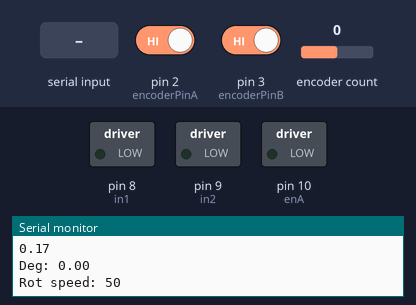
Simulated run of this sketch. Board: Arduino Uno, built with avr-gcc and run on an emulated ATmega328P. Shown: switched loads named in the sketch (green lamp = pin HIGH), the last lines printed to the serial monitor. The test bench sets the inputs (shaded band); at power-on: pin 2 (encoderPinA) HIGH, pin 3 (encoderPinB) HIGH, encoder count 0.

Above: at 1.2 s.
1.3 s: "90,45\n" received over Serial
At 3.5 s:
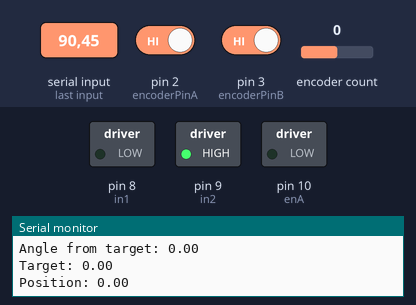
3.8 s: "30,150\n" received over Serial
At 4.6 s:
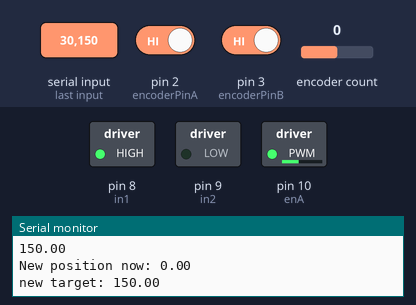
6.3 s: "200\n" received over Serial
At 6.6 s:
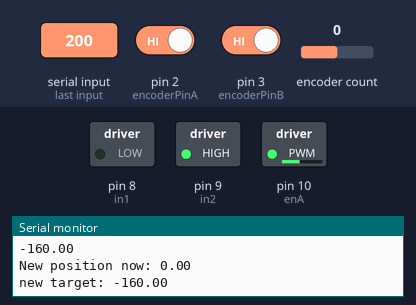
Timing chart, 0 to 9.3 s (numbered marks = the images above; inputs shaded):
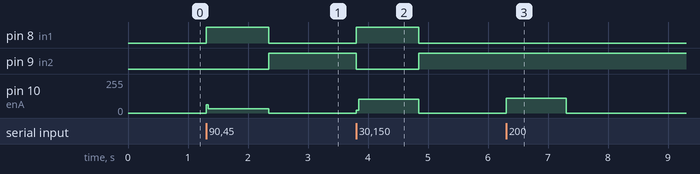

The sketch:

dc_stepper_p.ino
```cpp
#include <SoftwareSerial.h>
#include <Encoder.h>

#define DEBUG_MODE true

#define enA 10
#define in1 8
#define in2 9

#define encoderPinA 2
#define encoderPinB 3


#define CW true
#define CCW false

double ENCODER_STEP = 0.171756;
float Kp = 0.7;

volatile int encoder0Pos = 0;
volatile int encoder0PinALast = LOW;
volatile int n = LOW;
volatile int m = LOW;

// *** BT ***
SoftwareSerial bt (11,12);  //RX, TX (Switched on the Bluetooth - RX -> TX | TX -> RX)
bool use_bt = false;
int input = 0;
char sign;

// *** Motor ***
bool cur_direction = CW;
bool to_move = false;
double target = 0;
bool new_input = false;
bool dir_to_target;
double newPosition;
int rot_speed = 50;
double close_enough = ENCODER_STEP;

// *** Encoder ***
Encoder myEnc(5, 6);
double oldPosition  = -999;

void setup() {
  if (use_bt){
    bt.begin(9600);
    //bt.listen();
  }
  Serial.begin(9600);
  Serial.println(ENCODER_STEP);
  pinMode(enA, OUTPUT);
  pinMode(in1, OUTPUT);
  pinMode(in2, OUTPUT);


  pinMode (encoderPinA,INPUT);
  pinMode (encoderPinB,INPUT);
  attachInterrupt(1, CountA, CHANGE);
  attachInterrupt(0, StateB, FALLING);
}

void CountA()
{
  n = digitalRead(encoderPinA);
  if ((encoder0PinALast == LOW) && (n == HIGH)) {
    if (m == LOW) {                                 // m == direction
      encoder0Pos--;
    }
    else {
      encoder0Pos++;
    }
  }
}
void StateB()
{
  m = digitalRead(encoderPinB);
}

void loop() {

  // *** Read Encoder ***

  newPosition = -encoder0Pos * ENCODER_STEP;
  if (abs(newPosition - oldPosition) > ENCODER_STEP){
    oldPosition = newPosition;
    if (DEBUG_MODE){
      Serial.print("Deg: ");Serial.println(newPosition);
      Serial.print("Rot speed: ");Serial.println(rot_speed);
    }
  }

  // *** Get input ***
  if (use_bt){
    if (bt.available()){
      delay(3);
      sign = bt.read();
      input = (int)bt.read();

      if (sign == '-'){
        input = -input;
      }
      new_input = true;
    }
  }else{
    if (Serial.available() > 0) {
      input = Serial.parseInt();
      new_input = true;
    }
  }


  // *** Move motor ***
  if (new_input){
    new_input = false;
    if (DEBUG_MODE){
      Serial.println(to_deg(input));
      encoder0Pos = 0;
      newPosition = 0;
    }
    //rotate(0);
    input = to_deg(input);
    target = newPosition + input;
    dir_to_target = target>newPosition;
    Serial.print("New position now: "); Serial.println(newPosition);
    Serial.print("new target: "); Serial.println(target);
    to_move = true;
  }

  if (to_move)
    move_to_target();
}

void move_to_target(){
  /*if (dir_to_target == CW && target - newPosition > close_enough){
    rotate(rot_speed);
  }else if (dir_to_target == CCW && newPosition - target > close_enough){
    rotate(-rot_speed);*/
  if (abs(target - newPosition) > close_enough){
    rot_speed = (target - newPosition) * Kp;
    rotate(rot_speed);
  }else{
    rotate(0);
    to_move = false;
    if (DEBUG_MODE){
      delay(1000);
      Serial.print("Angle from target: "); Serial.println(newPosition-target);
      Serial.print("Target: "); Serial.println(target);
      Serial.print("Position: "); Serial.println(newPosition);
    }
    //target = newPosition;
  }
}

void rotate(int rot_speed){
   direction(rot_speed>0);
   analogWrite(enA, abs(rot_speed));
}

void direction(bool cw){
  if (cw){
    digitalWrite(in1, HIGH);
    digitalWrite(in2, LOW);
  }else{
    digitalWrite(in1, LOW);
    digitalWrite(in2, HIGH);
  }
}

float to_deg(float deg){
    deg -= floor(deg/360) * 360;
    if (deg > 180){
      deg -= 360;
    }
    return deg;
}
```

Measured:
- after the input at 1.3 s, pin 8 (in1): LOW → HIGH at once, → LOW 1.0 s later; pin 9 (in2): LOW → HIGH after 1.0 s; pin 10 (enA): 0/255 → 31/255 at once, → 0/255 1.0 s later
- after the input at 3.8 s, pin 8 (in1): LOW → HIGH at once, → LOW 1.0 s later; pin 9 (in2): HIGH → LOW at once, → HIGH 1.0 s later; pin 10 (enA): 0/255 → 105/255 at once, → 0/255 1.0 s later
- after the input at 6.3 s, pin 10 (enA): 0/255 → 112/255 at once, → 0/255 1.0 s later
